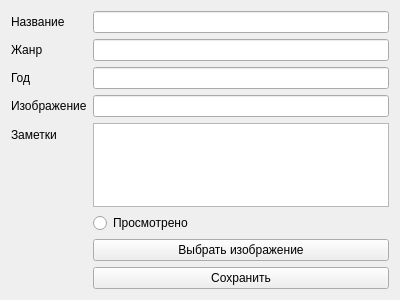
<?xml version="1.0" encoding="UTF-8"?>
<ui version="4.0">
 <class>Form</class>
 <widget class="QWidget" name="Form">
  <property name="geometry">
   <rect>
    <x>0</x>
    <y>0</y>
    <width>400</width>
    <height>300</height>
   </rect>
  </property>
  <property name="windowTitle">
   <string>Form</string>
  </property>
  <layout class="QFormLayout" name="formLayout">
   <item row="0" column="0">
    <widget class="QLabel" name="label">
     <property name="text">
      <string>Название</string>
     </property>
    </widget>
   </item>
   <item row="0" column="1">
    <widget class="QLineEdit" name="name_input"/>
   </item>
   <item row="1" column="0">
    <widget class="QLabel" name="label_2">
     <property name="text">
      <string>Жанр</string>
     </property>
    </widget>
   </item>
   <item row="1" column="1">
    <widget class="QLineEdit" name="genre_input"/>
   </item>
   <item row="2" column="0">
    <widget class="QLabel" name="label_3">
     <property name="text">
      <string>Год</string>
     </property>
    </widget>
   </item>
   <item row="2" column="1">
    <widget class="QLineEdit" name="year_input"/>
   </item>
   <item row="5" column="1">
    <widget class="QRadioButton" name="is_watched">
     <property name="text">
      <string>Просмотрено</string>
     </property>
    </widget>
   </item>
   <item row="7" column="1">
    <widget class="QPushButton" name="save_button">
     <property name="text">
      <string>Сохранить</string>
     </property>
    </widget>
   </item>
   <item row="4" column="1">
    <widget class="QTextEdit" name="notes_input"/>
   </item>
   <item row="4" column="0">
    <widget class="QLabel" name="label_4">
     <property name="text">
      <string>Заметки</string>
     </property>
    </widget>
   </item>
   <item row="3" column="1">
    <widget class="QLineEdit" name="image_input"/>
   </item>
   <item row="3" column="0">
    <widget class="QLabel" name="label_5">
     <property name="text">
      <string>Изображение</string>
     </property>
    </widget>
   </item>
   <item row="6" column="1">
    <widget class="QPushButton" name="image_button">
     <property name="text">
      <string>Выбрать изображение</string>
     </property>
    </widget>
   </item>
  </layout>
 </widget>
 <resources/>
 <connections/>
</ui>
